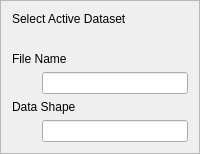
                        <widget  class="QFrame"  name="wActiveDset">
                        <property  name="frameShape">
                            <enum>QFrame::StyledPanel</enum>
                        </property>
                        <property  name="frameShadow">
                            <enum>QFrame::Raised</enum>
                        </property>
                        <property  name="lineWidth">
                            <number>8</number>
                        </property>
                        <layout  class="QVBoxLayout"  name="vlSelectDset">
                            
                            <item>
                            <widget  class="QLabel"  name="label_select">
                                <property  name="text">
                                <string>Select Active Dataset</string>
                                </property>
                            </widget>
                            </item>
                            
                            <item>
                            <layout  class="QHBoxLayout"  name="horizontalLayout_5">

                                <item>
                                <spacer  name="horizontalSpacer_5">
                                    <property  name="orientation">
                                    <enum>Qt::Horizontal</enum>
                                    </property>
                                    
                                    <property name="sizeType">
                                        <enum>QSizePolicy::Fixed</enum>
                                    </property>
                                    
                                    <property  name="sizeHint"  stdset="0">
                                    <size>
                                        <width>30</width>
                                        <height>20</height>
                                    </size>
                                    </property>
                                </spacer>
                                </item>
                                
                                <item>
                                <layout  class="QVBoxLayout"  name="vlComboDSets"/>
                                </item>
                                
                            </layout>
                            </item>
                            
                            <item>
                            <widget  class="QLabel"  name="label_select">
                                <property  name="text">
                                <string>File Name</string>
                                </property>
                            </widget>
                            </item>
                            
                            <item>
                            <layout  class="QHBoxLayout"  name="horizontalLayout_5">

                                <item>
                                <spacer  name="horizontalSpacer_5">
                                    <property  name="orientation">
                                    <enum>Qt::Horizontal</enum>
                                    </property>
                                    
                                    <property name="sizeType">
                                        <enum>QSizePolicy::Fixed</enum>
                                    </property>
                        
                                    <property  name="sizeHint"  stdset="0">
                                    <size>
                                        <width>30</width>
                                        <height>20</height>
                                    </size>
                                    </property>
                                </spacer>
                                </item>
                                
                                <item>
                                    <widget  class="QLineEdit"  name="edit_fname">
                                        <property  name="text">
                                        <string> </string>
                                        </property>
                                    </widget>
                                </item>
                                
                            </layout>
                            </item>

                            <item>
                            <widget  class="QLabel"  name="label_select">
                                <property  name="text">
                                <string>Data Shape</string>
                                </property>
                            </widget>
                            </item>
                            
                            <item>
                            <layout  class="QHBoxLayout"  name="horizontalLayout_5">

                                <item>
                                <spacer  name="horizontalSpacer_5">
                                    <property  name="orientation">
                                    <enum>Qt::Horizontal</enum>
                                    </property>

                                    <property name="sizeType">
                                        <enum>QSizePolicy::Fixed</enum>
                                    </property>

                                    <property  name="sizeHint"  stdset="0">
                                    <size>
                                        <width>30</width>
                                        <height>20</height>
                                    </size>
                                    </property>
                                </spacer>
                                </item>
                                
                                <item>
                                    <widget  class="QLineEdit"  name="edit_dshape">
                                        <property  name="text">
                                        <string> </string>
                                        </property>
                                    </widget>
                                </item>
                                
                            </layout>
                            </item>

                        </layout>
                        </widget>
